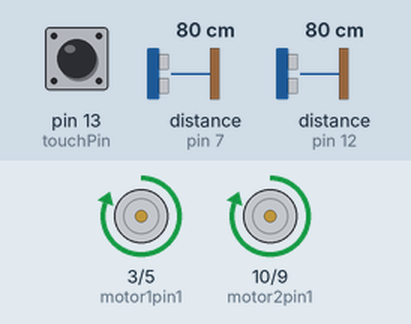
Simulated run of this sketch. Board: Arduino Uno, built with avr-gcc and run on an emulated ATmega328P. On the bench: motor-driver pin pairs drawn as motors (green arrow = first pin HIGH = forward, orange = second pin HIGH = backward, longer = more drive). Wiring (inferred from the names in the program): 2 × ultrasonic range finder: trigger pin 4, echo pin 7 / trigger pin 8, echo pin 12. The test bench sets the inputs (shaded band); at power-on: distance to the obstacle (sensors on pin 7, pin 12) 80 cm, pin 13 (touchPin) LOW. The echo pulse lasts 58.3 µs per cm; what the sketch prints to the serial monitor is not drawn.

Above: at 4.01 s.
4.3 s: distance to the obstacle (sensor on pin 7) set to 9 cm
7.3 s: distance to the obstacle (sensor on pin 7) set to 6 cm
At 7.7 s:
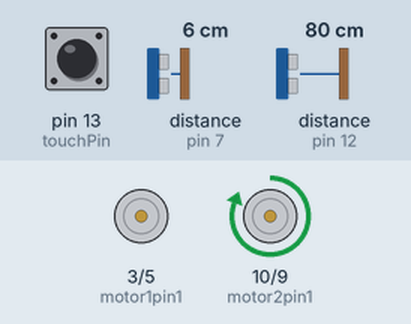
9.2 s: distance to the obstacle (sensor on pin 12) set to 2 cm
12.2 s: pin 13 (touchPin) pulled HIGH for 0.45 s
14.1 s: pin 13 (touchPin) pulled HIGH for 1 s
At 14.8 s:
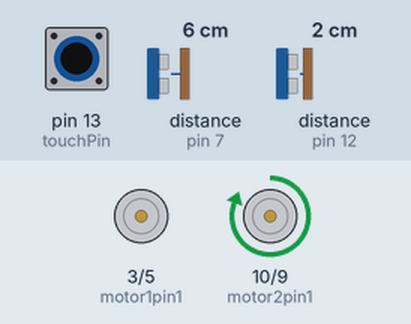
16.6 s: distance to the obstacle (sensor on pin 7) set to 18 cm
At 16.9 s:
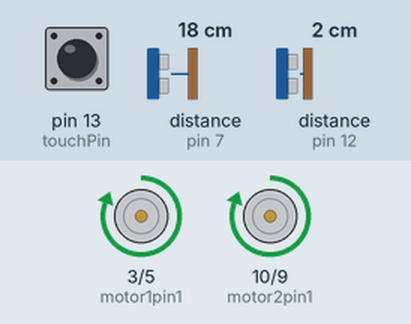
Timing chart, 0 to 20.6 s (numbered marks = the images above; inputs shaded):
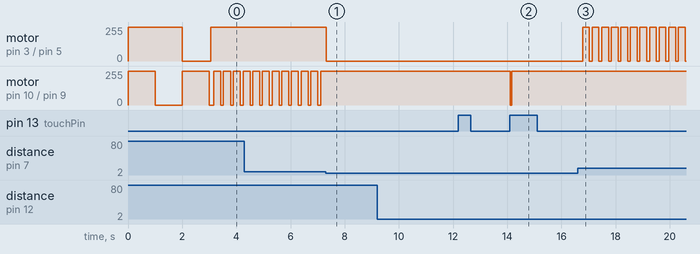

Measured:
- the behaviour switches between 8 and 7 cm on distance to the obstacle (sensor on pin 7) (found by bisection; images 0 and 1)
- after the input at 7.3 s, motor on pin 3 (motor1pin1) / pin 5 (motor1pin2): forward 255/255 → stopped at once; motor on pin 10 (motor2pin1) / pin 9 (motor2pin2): stops changing and stays forward 255/255
- after the input at 9.2 s, every drawn part: stays the same
- after the input at 12.2 s, every drawn part: stays the same
- after the input at 14.1 s, motor on pin 10 (motor2pin1) / pin 9 (motor2pin2): forward 255/255 → stopped at once, → forward 255/255 0.05 s later
- after the input at 16.6 s, motor on pin 3 (motor1pin1) / pin 5 (motor1pin2): alternates forward 255/255 for 0.25 s and stopped for 0.10 s, starting after 0.18 s
- by itself, motor on pin 10 (motor2pin1) / pin 9 (motor2pin2): alternates forward 255/255 for 0.26 s and stopped for 0.10 s

The sketch:

FollowWall.ino
```cpp
const int motor2pin1 = 10;
const int motor2pin2 = 9;
const int motor1PWM  = 6;   // ENA – set once to 200, then ignored

const int motor1pin1 = 3;
const int motor1pin2 = 5;
const int motor2PWM  = 11;  // ENB – set once to 200, then ignored

// ── Ultrasonic pins ──────────────────────────────────────────
const int trigFront = 4;
const int echoFront = 7;
const int trigSide  = 8;
const int echoSide  = 12;

// ── Touch sensor ─────────────────────────────────────────────
const int touchPin = 13;


//Touch
bool robotEnabled = false;
int lastTouchState = LOW;

const int minFrontDistance = 7;

void forward(){
  digitalWrite(motor1pin1, HIGH);
  digitalWrite(motor2pin1, HIGH);
  digitalWrite(motor1pin2, LOW);
  digitalWrite(motor2pin2, LOW);
}

void turnRight(){
  digitalWrite(motor1pin1, HIGH);
  digitalWrite(motor1pin2, LOW);
  digitalWrite(motor2pin1, LOW);
  digitalWrite(motor2pin2, LOW);
}

void turnLeft(){
  digitalWrite(motor1pin1, LOW);
  digitalWrite(motor1pin2, LOW);
  digitalWrite(motor2pin1, HIGH);
  digitalWrite(motor2pin2, LOW);
}

void stop(){
  digitalWrite(motor1pin1, LOW);
  digitalWrite(motor1pin2, LOW);
  digitalWrite(motor2pin1, LOW);
  digitalWrite(motor2pin2, LOW);
}

float getDistance(int trig, int echo) {
  digitalWrite(trig, LOW);
  delayMicroseconds(2);
  digitalWrite(trig, HIGH);
  delayMicroseconds(10);
  digitalWrite(trig, LOW);

  long duration = pulseIn(echo, HIGH, 30000);
  if (duration == 0) return -1;
  return (duration * 0.0343) / 2.0;
}

bool checkTouch() {
  int currentTouchState = digitalRead(touchPin);
  bool toggled = false;

  if (currentTouchState == HIGH && lastTouchState == LOW) {
    robotEnabled = !robotEnabled;
    toggled = true;
    if (!robotEnabled) stop();
    Serial.println(robotEnabled ? "Robot ON" : "Robot OFF");
    delay(50); // debounce
  }

  lastTouchState = currentTouchState;
  return toggled && !robotEnabled; // true = just turned off
}

void setup() {
  pinMode(motor1pin1, OUTPUT);
  pinMode(motor1pin2, OUTPUT);
  pinMode(motor2pin1, OUTPUT);
  pinMode(motor2pin2, OUTPUT);

  pinMode(trigFront, OUTPUT);
  pinMode(echoFront, INPUT);
  pinMode(trigSide, OUTPUT);
  pinMode(echoSide, INPUT);

  pinMode(touchPin, INPUT);

  Serial.begin(9600);
  stop();
  Serial.println("Robot OFF — touch to enable");

  forward();
  delay(1000);
  turnRight();
  delay(1000);
  turnLeft();
  delay(1000);
  stop();

}

void loop() {
  checkTouch();

  //if (!robotEnabled) return;

  float frontDistance = getDistance(trigFront, echoFront);
  float sideDistance = getDistance(trigSide, echoSide);

  Serial.print("Front Distance: "); Serial.print(frontDistance); Serial.print(" cm");
  Serial.print(" Side Distance:  "); Serial.print(sideDistance); Serial.print(" cm ");

  if(frontDistance > minFrontDistance || frontDistance < 0){
    if(sideDistance < 5){
      delay(50);
      turnLeft();
      delay(100);
      forward();
      delay(200);
      Serial.println("too close to wall");
    }
    else if(sideDistance > 10){
      delay(50);
      turnRight();
      delay(100);
      forward();
      delay(200);
      Serial.println("too far from wall");
    }
    else{
      forward();
      Serial.println("forward");
    }
  }
  if(frontDistance <= minFrontDistance && frontDistance>0){
    turnLeft();
    delay(100);
    Serial.println("looking for wall");
  }

}
```
